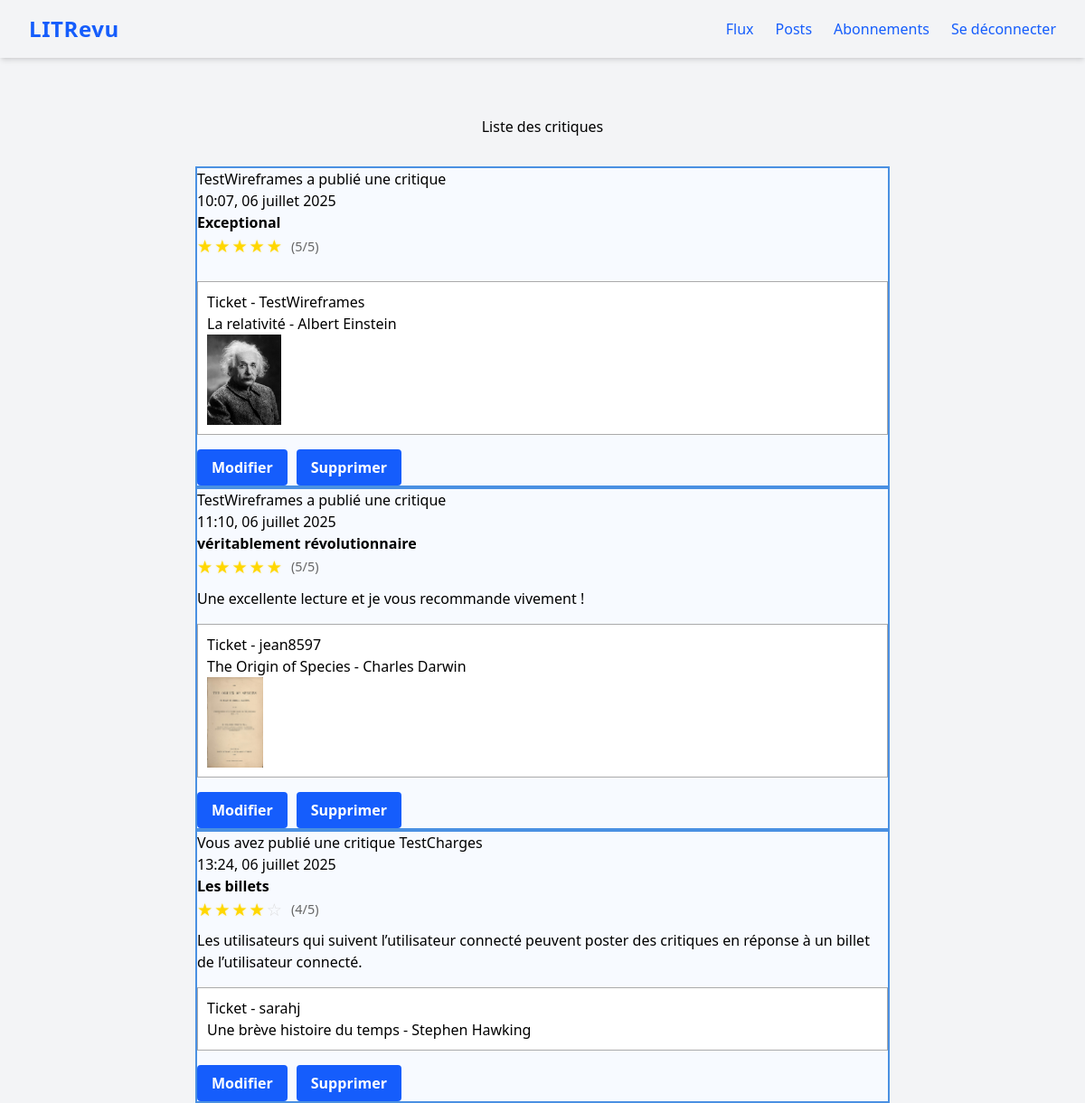
The app's page /reviews/ (signed in), older data.
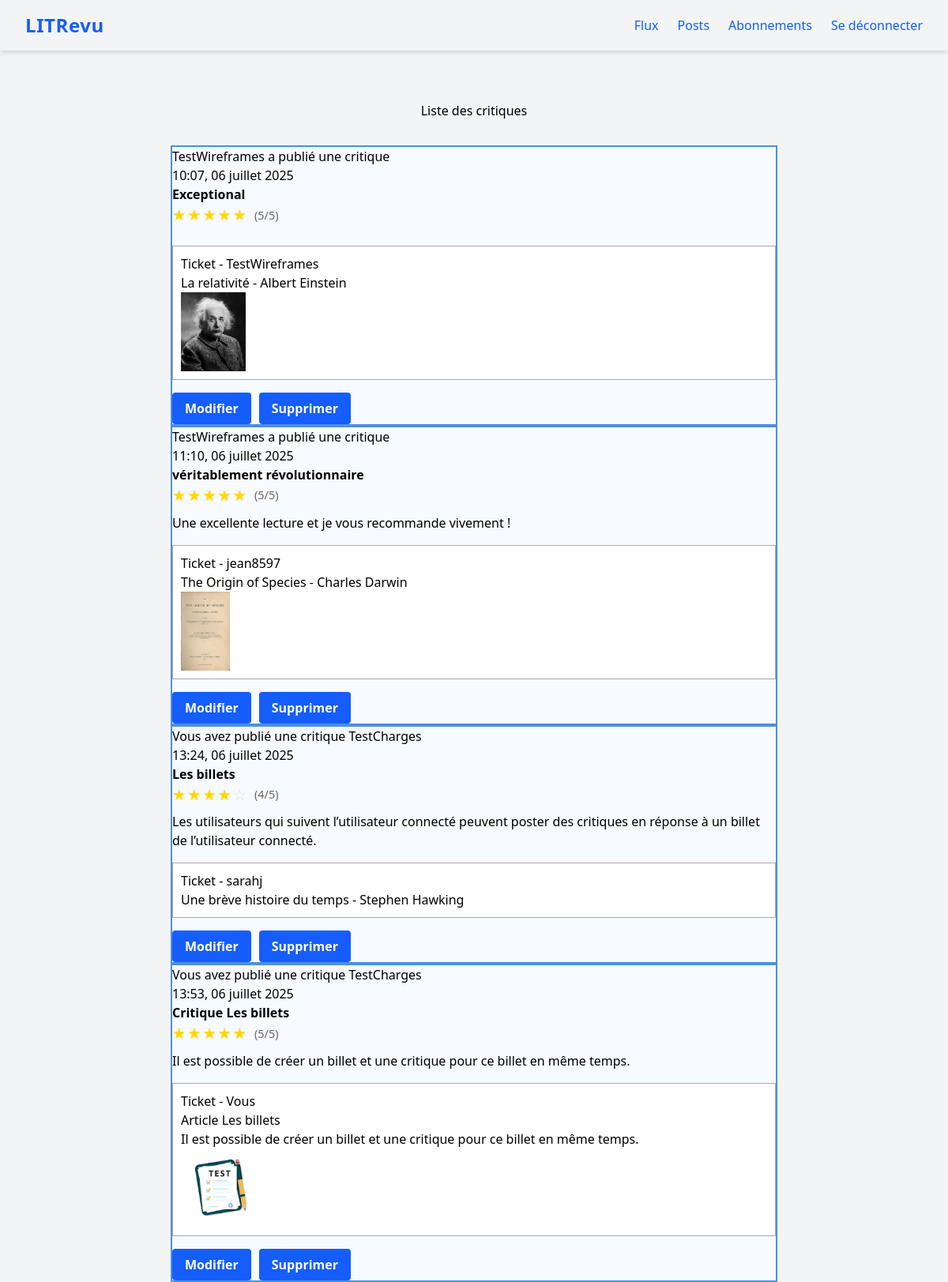
The same page, newer data.
### review/models.py (models this page shows, shortened)
class Review(models.Model):
    ticket = models.ForeignKey(
        to=Ticket,
        related_name="reviews",
        on_delete=models.CASCADE
    )
    rating = models.IntegerField(
        validators=[MinValueValidator(0), MaxValueValidator(5)])
    headline = models.CharField(max_length=128)
    body = models.CharField(max_length=8192, blank=True)
    user = models.ForeignKey(
        to=settings.AUTH_USER_MODEL, on_delete=models.CASCADE)
    created = models.DateTimeField(auto_now_add=True)

class Ticket(models.Model):
    title = models.CharField(max_length=128)
    description = models.CharField(max_length=2048, blank=True)
    user = models.ForeignKey(
        to=settings.AUTH_USER_MODEL, on_delete=models.CASCADE)
    image = models.ImageField(blank=True, null=True)
    created = models.DateTimeField(default=timezone.now)

### authentication/models.py (models this page shows)
class User(AbstractUser):
    follows = models.ManyToManyField(
        'self',
        symmetrical=False,
        verbose_name='suit'
    )

### review/views.py (the view)
# urls.py: path('reviews/', review.views.reviews, name='reviews'),
@login_required
def reviews(request):
    reviews = models.Review.objects.all()
    return render(
        request,
        'review/reviews.html',
        context={'reviews': reviews},
    )

### review/templatetags/review_extras.py (called while the page is built)
@register.inclusion_tag('review/_stars.html')
def display_stars(rating):
    return {'rating': rating}

### review/templates/review/reviews.html
{% extends 'base.html' %}
{% load review_extras %}
{% block content %}
    <h2 class="text-center my-8">Liste des critiques</h2>
    <div class="grid-container">
        {% for post in reviews %}
            <div class="post" style="border:2px solid #4a90e2; background:#f7faff;">
                {% if post.user == user %}
                    <p>Vous avez publié une critique {{ post.user }}</p>
                {% else %}
                    <p>{{ post.user }} a publié une critique</p>
                {% endif %}
                <p>{{ post.created|date:"H:i, d F Y" }}</p>
                <p><b>{{ post.headline }}</b></p>
                <div class="rating-display mb-2">
                        {% display_stars post.rating %}
                </div>
                <p>{{ post.body }}</p>
                <div style="border:1px solid #aaa; background:#fff; margin:16px 0; padding:10px;">
                    <span>Ticket - {% if post.ticket.user == user %}Vous{% else %}{{ post.ticket.user }}{% endif %}</span><br>
                    <span>{{ post.ticket.title }}</span><br>
                    <span>{{ post.ticket.description }}</span>
                    {% if post.ticket.image %}
                        <img src="{{ post.ticket.image.url }}" alt="Image du ticket {{ post.ticket.title }}" style="max-width:100px;max-height:100px;">
                    {% endif %}
                </div>
                <div style="display:flex; gap:10px;">
                    <a href="{% url 'edit-review' post.id %}"><button type="button" class="bg-blue-600 text-white px-4 py-2 rounded hover:bg-blue-700 font-semibold transition">Modifier</button></a>
                    <a href="{% url 'delete-review' post.id %}"><button type="button" class="bg-blue-600 text-white px-4 py-2 rounded hover:bg-blue-700 font-semibold transition">Supprimer</button></a>
                </div>
            </div>
        {% endfor %}
    </div>
{% endblock content %}

### review/templates/review/_stars.html
<div class="rating-display">
    {% for i in "12345" %}
        {% if forloop.counter <= rating %}
            <span class="star filled">★</span>
        {% else %}
            <span class="star empty">☆</span>
        {% endif %}
    {% endfor %}
    <span class="rating-text">({{ rating }}/5)</span>
</div>

Row changes from the older to the newer data that the page shows:
added Review: user "TestCharges", created "13:53, 06 juillet 2025", headline "Critique Les billets", rating "5", body "Il est possible de créer un billet et une critique pour ce billet en même temps.", shows "Vous", ticket "Article Les billets", ticket.description "Il est possible de créer un billet et une critique pour ce billet en même temps.", ticket.image (picture)
